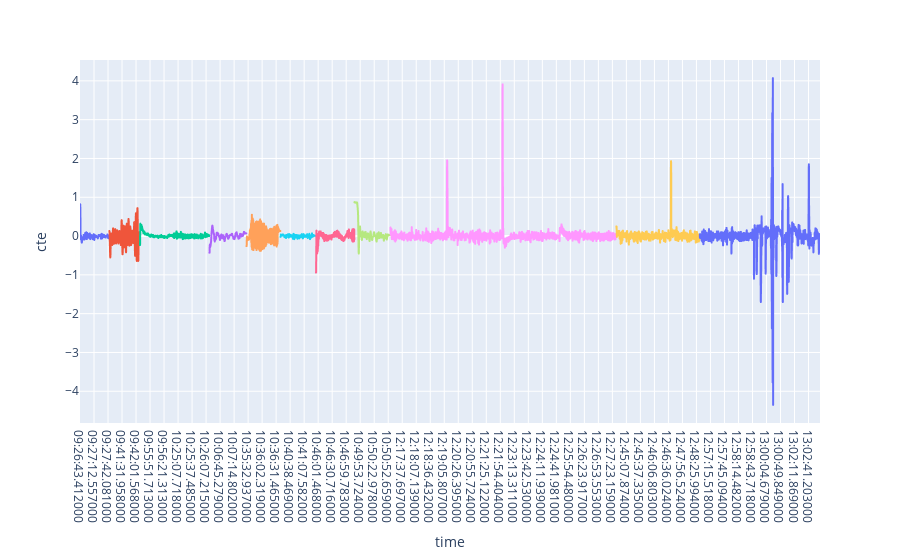

Source (notebook cell):
### Code cell
pd.options.plotting.backend = "plotly"
plot_data = pd.DataFrame()

for i in range(0, timestamps.shape[0], 2):
    start = timestamps.at[i, "time"]
    end = timestamps.at[i + 1, "time"]
    piece_of_data = data[(end >= data["time"]) & (data['time'] >= start)]
    piece_of_data.insert(piece_of_data.shape[1], 'time section', [timelabels[i // 2]] * piece_of_data.shape[0])
    plot_data = pd.concat([plot_data, piece_of_data])

fig = px.line(plot_data, x="time", y="cte", color="time section")
#fig.update_layout(legend=dict(yanchor="top", y=20, xanchor="left", x=0)) 
fig.update_layout(showlegend=False)
fig.show()

### Figure 1 — Plotly figure (JSON) as saved in the notebook; plotly's stock layout.template omitted (floating-point values rounded to 4 significant figures; data arrays with more than 128 entries replaced by an {"elided": "..."} marker saying what was removed)
{"data": [{"hovertemplate": "time section=проезд на нормально откалиброванной машине<br>time=%{x}<br>cte=%{y}<extra></extra>", "legendgroup": "проезд на нормально откалиброванной машине", "line": {"color": "#636efa", "dash": "solid"}, "marker": {"symbol": "circle"}, "mode": "lines", "name": "проезд на нормально откалиброванной машине", "showlegend": true, "type": "scattergl", "x": {"elided": "569 str values"}, "xaxis": "x", "y": {"elided": "569 float values"}, "yaxis": "y"}, {"hovertemplate": "time section=виляния с низкой частотой и средней амплитудой на прямой<br>time=%{x}<br>cte=%{y}<extra></extra>", "legendgroup": "виляния с низкой частотой и средней амплитудой на прямой", "line": {"color": "#EF553B", "dash": "solid"}, "marker": {"symbol": "circle"}, "mode": "lines", "name": "виляния с низкой частотой и средней амплитудой на прямой", "showlegend": true, "type": "scattergl", "x": {"elided": "594 str values"}, "xaxis": "x", "y": {"elided": "594 float values"}, "yaxis": "y"}, {"hovertemplate": "time section=выская частота виляний, малая амплитуда, активно крутит колесами на месте<br>time=%{x}<br>cte=%{y}<extra></extra>", "legendgroup": "выская частота виляний, малая амплитуда, активно крутит колесами на месте", "line": {"color": "#00cc96", "dash": "solid"}, "marker": {"symbol": "circle"}, "mode": "lines", "name": "выская частота виляний, малая амплитуда, активно крутит колесами на месте", "showlegend": true, "type": "scattergl", "x": {"elided": "1348 str values"}, "xaxis": "x", "y": {"elided": "1348 float values"}, "yaxis": "y"}, {"hovertemplate": "time section=виляния с самой низкой частотой и средней амплитудой на прямой<br>time=%{x}<br>cte=%{y}<extra></extra>", "legendgroup": "виляния с самой низкой частотой и средней амплитудой на прямой", "line": {"color": "#ab63fa", "dash": "solid"}, "marker": {"symbol": "circle"}, "mode": "lines", "name": "виляния с самой низкой частотой и средней амплитудой на прямой", "showlegend": true, "type": "scattergl", "x": {"elided": "720 str values"}, "xaxis": "x", "y": {"elided": "720 float values"}, "yaxis": "y"}, {"hovertemplate": "time section=виляние с довольно высокой частотой и средней амплитудой, весьма некомфортно<br>time=%{x}<br>cte=%{y}<extra></extra>", "legendgroup": "виляние с довольно высокой частотой и средней амплитудой, весьма некомфортно", "line": {"color": "#FFA15A", "dash": "solid"}, "marker": {"symbol": "circle"}, "mode": "lines", "name": "виляние с довольно высокой частотой и средней амплитудой, весьма некомфортно", "showlegend": true, "type": "scattergl", "x": {"elided": "661 str values"}, "xaxis": "x", "y": {"elided": "661 float values"}, "yaxis": "y"}, {"hovertemplate": "time section=неяркие виляния с малой частотой и амплитудой<br>time=%{x}<br>cte=%{y}<extra></extra>", "legendgroup": "неяркие виляния с малой частотой и амплитудой", "line": {"color": "#19d3f3", "dash": "solid"}, "marker": {"symbol": "circle"}, "mode": "lines", "name": "неяркие виляния с малой частотой и амплитудой", "showlegend": true, "type": "scattergl", "x": {"elided": "688 str values"}, "xaxis": "x", "y": {"elided": "688 float values"}, "yaxis": "y"}, {"hovertemplate": "time section=неуверенный выход на траекторию с виляниями, по прямой виляния с малой частотой и амплитудой<br>time=%{x}<br>cte=%{y}<extra></extra>", "legendgroup": "неуверенный выход на траекторию с виляниями, по прямой виляния с малой частотой и амплитудой", "line": {"color": "#FF6692", "dash": "solid"}, "marker": {"symbol": "circle"}, "mode": "lines", "name": "неуверенный выход на траекторию с виляниями, по прямой виляния с малой частотой и амплитудой", "showlegend": true, "type": "scattergl", "x": {"elided": "747 str values"}, "xaxis": "x", "y": {"elided": "747 float values"}, "yaxis": "y"}, {"hovertemplate": "time section=радикальный выход на тракторию с поворотами колёс почти в упор, по прямой виляния со ср. част. и ср. ампл.<br>time=%{x}<br>cte=%{y}<extra></extra>", "legendgroup": "радикальный выход на тракторию с поворотами колёс почти в упор, по прямой виляния со ср. част. и ср. ампл.", "line": {"color": "#B6E880", "dash": "solid"}, "marker": {"symbol": "circle"}, "mode": "lines", "name": "радикальный выход на тракторию с поворотами колёс почти в упор, по прямой виляния со ср. част. и ср. ампл.", "showlegend": true, "type": "scattergl", "x": {"elided": "700 str values"}, "xaxis": "x", "y": {"elided": "700 float values"}, "yaxis": "y"}, {"hovertemplate": "time section=проезды по техколее в разные стороны по разным камерам с хорошей точностью с нормальными калибами<br>time=%{x}<br>cte=%{y}<extra></extra>", "legendgroup": "проезды по техколее в разные стороны по разным камерам с хорошей точностью с нормальными калибами", "line": {"color": "#FF97FF", "dash": "solid"}, "marker": {"symbol": "circle"}, "mode": "lines", "name": "проезды по техколее в разные стороны по разным камерам с хорошей точностью с нормальными калибами", "showlegend": true, "type": "scattergl", "x": {"elided": "4388 str values"}, "xaxis": "x", "y": {"elided": "4388 float values"}, "yaxis": "y"}, {"hovertemplate": "time section=ехал в целом терпимо, константное смещение<br>time=%{x}<br>cte=%{y}<extra></extra>", "legendgroup": "ехал в целом терпимо, константное смещение", "line": {"color": "#FECB52", "dash": "solid"}, "marker": {"symbol": "circle"}, "mode": "lines", "name": "ехал в целом терпимо, константное смещение", "showlegend": true, "type": "scattergl", "x": {"elided": "1621 str values"}, "xaxis": "x", "y": {"elided": "1621 float values"}, "yaxis": "y"}, {"hovertemplate": "time section=по левой константное смещение с виляниями, по правой совершенно неадекватная езда<br>time=%{x}<br>cte=%{y}<extra></extra>", "legendgroup": "по левой константное смещение с виляниями, по правой совершенно неадекватная езда", "line": {"color": "#636efa", "dash": "solid"}, "marker": {"symbol": "circle"}, "mode": "lines", "name": "по левой константное смещение с виляниями, по правой совершенно неадекватная езда", "showlegend": true, "type": "scattergl", "x": {"elided": "2336 str values"}, "xaxis": "x", "y": {"elided": "2336 float values"}, "yaxis": "y"}], "layout": {"autosize": true, "legend": {"title": {"text": "time section"}, "tracegroupgap": 0}, "margin": {"t": 60}, "showlegend": false, "xaxis": {"anchor": "y", "autorange": true, "domain": [0, 1], "range": [0, 14367], "title": {"text": "time"}, "type": "category"}, "yaxis": {"anchor": "x", "autorange": true, "domain": [0, 1], "range": [-4.818, 4.538], "title": {"text": "cte"}, "type": "linear"}}}
